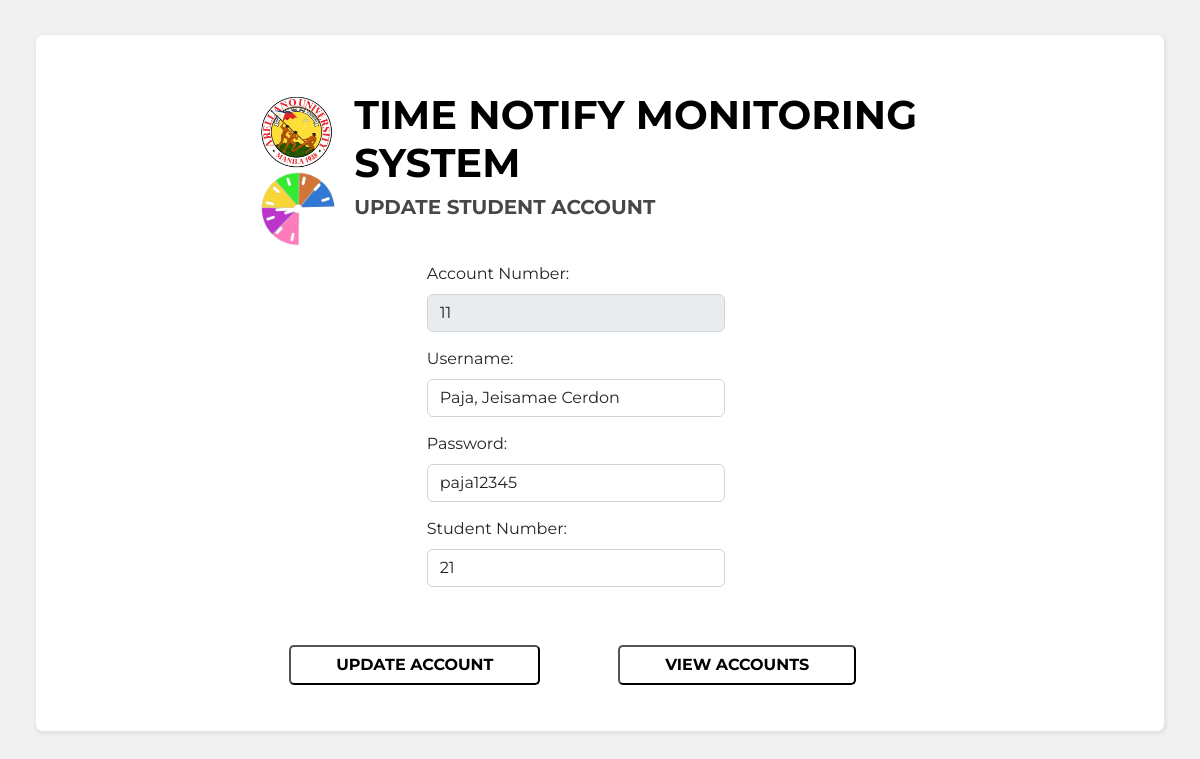
Screenshot of /users/student-guardian/studguarupdate.php?sg_id=11 (signed in) with the database file from the repository.
### tables this page shows
CREATE TABLE `studguardian_acc` (
  `sg_id` int(20) NOT NULL,
  `sg_username` varchar(50) NOT NULL,
  `sg_password` varchar(50) NOT NULL,
  `sg_stud_id` varchar(50) NOT NULL
);

### users/student-guardian/studguarupdate.php (the view, shortened to what this page needs)
<?php
    $sg_id=$_GET['sg_id'];
    $sql="SELECT * FROM studguardian_acc WHERE sg_id='$sg_id' ";
    $con = connect();
    $result=mysqli_query($con,$sql);
    $row= mysqli_fetch_assoc($result);
        $sg_id=$row['sg_id'];
        $sg_username=$row['sg_username'];
        $sg_password=$row['sg_password'];
        $sg_stud_id=$row['sg_stud_id'];
?>
<!DOCTYPE html>
<html lang="en">
<head>
  <link href="https://cdn.jsdelivr.net/npm/bootstrap@5.2.3/dist/css/bootstrap.min.css" rel="stylesheet">
  <link rel="stylesheet" type="text/css" href="../css/userform.css">
</head>
<body>
<div class="cont">
    <br>
    <div class="row row_outer">
        <form class="row g-3 row_inner" action="" method="post" enctype="multipart/form-data">
            <div class="col-sm-1 text-center">
            </div>
            <div class="col-sm-2 text-center">
                <img class="icon" src="../../assets/aulogo.png" alt="right">
                <img class="icon" src="../../assets/logo_icon.png" alt="right">
            </div>
            <div class="col-sm-8 row_upper">
                <h1>TIME NOTIFY MONITORING SYSTEM</h1>
                <h5>UPDATE STUDENT ACCOUNT</h5>
            </div>
            <div class="row">
                <div class="row order-sm-1">
                    <div class="col-md-4 order-sm-1">
                    </div>
                    <div class="col-md-4 order-sm-2">
                    <div class="row-md-4">
                            <label for="sg_id" class="form-label"> Account Number:</label>
                            <input type="text" class="form-control" id="sg_id" name="sg_id" value="<?php echo $sg_id;?>" disabled>
                    </div>
                    <div class="row-md-4">
                            <label for="sg_username" class="form-label">Username:</label>
                            <input type="text" class="form-control" id="sg_username" name="sg_username" value="<?php echo $sg_username;?>" required>
                        </div>
                    <div class="row-md-4">
                        <label for="sh_password" class="form-label">Password:</label>
                        <input type="text" class="form-control" id="sg_password" name="sg_password" value="<?php echo $sg_password;?>" required>
                    </div>
                    <div class="row-md-4">
                        <label for="sg_stud_id" class="form-label">Student Number:</label>
                        <input type="text" class="form-control" id="sg_stud_id" name="sg_stud_id" value="<?php echo $sg_stud_id;?>" required>
                    </div>
                    </div>
                    <div class="col-md-4 order-sm-3">
                    </div>
                </div>
            <div class="row buttondiv order-sm-2">
                <div class="col-md-4 order-sm-2">
                    <button type="update" class="btn2" name="update">UPDATE ACCOUNT</button>
                </div>
                <div class="col-md-4 order-sm-3">
                    <button type="submit" class="btn2"><a href="../main.php" class="a">VIEW ACCOUNTS</a></button>
                </div>
            </div>
        </form>
    </div>
</div>
  </body>
</html>

### users/css/userform.css (style rules this page uses)
* { margin:0; padding:0; font-family: 'Montserrat', sans-serif; }
.cont { background-color: #f0f0f0e9; width:100%; height:100%; align-items: center; padding-top:35px; padding-bottom:35px; display:flex; }
.row_outer { background-color: white; width:94%; height: 100%; margin:auto; padding: 1.5% 2% 1.5% 2%; border-radius: 7px; display:flex; box-shadow: 1px 2px 3px 2px#dcdcdca3; }
.row_inner { background-color: white; width:98%; margin:auto; padding: 2% 2% 1.5% 2%; border-radius: 7px; display:flex; font-family: 'helvetica'; }
h1 { color:black; font-weight:bold; }
h5 { text-transform: uppercase; font-weight: bold; color:rgba(0, 0, 0, 0.721); padding-bottom: 3%; }
.form-label { margin-top: 5%; }
.buttondiv { margin-top: 5%; align-items: center; align-content: center; text-align: center; }
.btn2, .btnA { padding-top:2%; padding-bottom:2%; padding-left: 15%; padding-right: 15%; color:black; background-color: white; border-color:black; font-weight: bold; border-radius:5px; margin-top:3%; margin-bottom:4%; }
.icon { max-width:80px; height: auto; float: right; }
.a { color:black; text-decoration:none; }

### rows the page displays
studguardian_acc: sg_id "11", sg_username "Paja, Jeisamae Cerdon", sg_password "paja12345", sg_stud_id "21"
